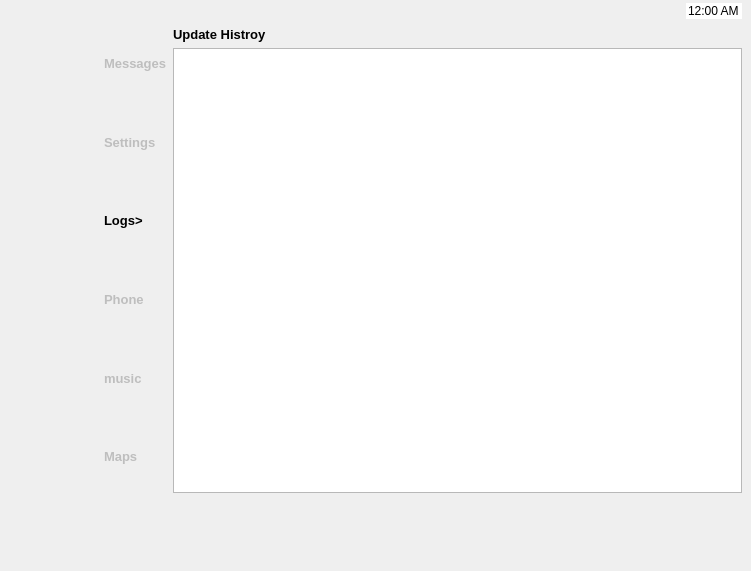
    <widget class="QWidget" name="page_3">
     <widget class="QWidget" name="layoutWidget">
      <property name="geometry">
       <rect>
        <x>11</x>
        <y>1</y>
        <width>731</width>
        <height>492</height>
       </rect>
      </property>
      <layout class="QVBoxLayout" name="verticalLayout">
       <item>
        <layout class="QHBoxLayout" name="horizontalLayout_11">
         <item>
          <widget class="QPushButton" name="pushButton_32">
           <property name="styleSheet">
            <string notr="true">background-color: transparent;
background: none;
border: none;
background-repeat: none;</string>
           </property>
           <property name="text">
            <string/>
           </property>
           <property name="icon">
            <iconset resource="Resource.qrc">
             <normaloff>:/rec/img/low-battery-5-474981.png</normaloff>:/rec/img/low-battery-5-474981.png</iconset>
           </property>
           <property name="iconSize">
            <size>
             <width>30</width>
             <height>30</height>
            </size>
           </property>
          </widget>
         </item>
         <item>
          <spacer name="horizontalSpacer_3">
           <property name="orientation">
            <enum>Qt::Horizontal</enum>
           </property>
           <property name="sizeHint" stdset="0">
            <size>
             <width>28</width>
             <height>20</height>
            </size>
           </property>
          </spacer>
         </item>
         <item>
          <widget class="QPushButton" name="pushButton_33">
           <property name="styleSheet">
            <string notr="true">background-color: transparent;
background: none;
border: none;
background-repeat: none;</string>
           </property>
           <property name="text">
            <string/>
           </property>
           <property name="icon">
            <iconset resource="Resource.qrc">
             <normaloff>:/rec/img/Wifi-tethering.png</normaloff>:/rec/img/Wifi-tethering.png</iconset>
           </property>
           <property name="iconSize">
            <size>
             <width>30</width>
             <height>30</height>
            </size>
           </property>
          </widget>
         </item>
         <item>
          <spacer name="horizontalSpacer_4">
           <property name="orientation">
            <enum>Qt::Horizontal</enum>
           </property>
           <property name="sizeHint" stdset="0">
            <size>
             <width>548</width>
             <height>20</height>
            </size>
           </property>
          </spacer>
         </item>
         <item>
          <widget class="QTimeEdit" name="timeEdit_3">
           <property name="styleSheet">
            <string notr="true">background-color: transparent;
background: none;
border: none;
background-repeat: none;</string>
           </property>
           <property name="locale">
            <locale language="English" country="UnitedStates"/>
           </property>
           <property name="wrapping">
            <bool>false</bool>
           </property>
           <property name="frame">
            <bool>false</bool>
           </property>
           <property name="readOnly">
            <bool>true</bool>
           </property>
           <property name="buttonSymbols">
            <enum>QAbstractSpinBox::NoButtons</enum>
           </property>
           <property name="accelerated">
            <bool>false</bool>
           </property>
           <property name="showGroupSeparator" stdset="0">
            <bool>false</bool>
           </property>
           <property name="displayFormat">
            <string>hh:mm AP</string>
           </property>
           <property name="calendarPopup">
            <bool>false</bool>
           </property>
          </widget>
         </item>
        </layout>
       </item>
       <item>
        <layout class="QHBoxLayout" name="horizontalLayout_9">
         <item>
          <layout class="QHBoxLayout" name="horizontalLayout_8">
           <item>
            <layout class="QVBoxLayout" name="verticalLayout_9">
             <item>
              <widget class="QPushButton" name="pushButton_29">
               <property name="enabled">
                <bool>false</bool>
               </property>
               <property name="font">
                <font>
                 <pointsize>24</pointsize>
                 <weight>75</weight>
                 <bold>true</bold>
                </font>
               </property>
               <property name="layoutDirection">
                <enum>Qt::LeftToRight</enum>
               </property>
               <property name="styleSheet">
                <string notr="true">background-color: transparent;
background: none;
border: none;
background-repeat: none;</string>
               </property>
               <property name="text">
                <string/>
               </property>
               <property name="icon">
                <iconset resource="Resource.qrc">
                 <normaloff>:/rec/img/output-onlinepngtools (1).png</normaloff>:/rec/img/output-onlinepngtools (1).png</iconset>
               </property>
               <property name="iconSize">
                <size>
                 <width>60</width>
                 <height>80</height>
                </size>
               </property>
              </widget>
             </item>
             <item>
              <widget class="QPushButton" name="pushButton_28">
               <property name="enabled">
                <bool>true</bool>
               </property>
               <property name="font">
                <font>
                 <pointsize>24</pointsize>
                 <weight>75</weight>
                 <bold>true</bold>
                </font>
               </property>
               <property name="layoutDirection">
                <enum>Qt::LeftToRight</enum>
               </property>
               <property name="styleSheet">
                <string notr="true">background-color: transparent;
background: none;
border: none;
background-repeat: none;</string>
               </property>
               <property name="text">
                <string/>
               </property>
               <property name="icon">
                <iconset resource="Resource.qrc">
                 <normaloff>:/rec/img/output-onlinepngtools (4).png</normaloff>:/rec/img/output-onlinepngtools (4).png</iconset>
               </property>
               <property name="iconSize">
                <size>
                 <width>70</width>
                 <height>70</height>
                </size>
               </property>
              </widget>
             </item>
             <item>
              <widget class="QPushButton" name="pushButton_37">
               <property name="enabled">
                <bool>true</bool>
               </property>
               <property name="font">
                <font>
                 <pointsize>24</pointsize>
                 <weight>75</weight>
                 <bold>true</bold>
                </font>
               </property>
               <property name="layoutDirection">
                <enum>Qt::LeftToRight</enum>
               </property>
               <property name="styleSheet">
                <string notr="true">background-color: transparent;
background: none;
border: none;
background-repeat: none;</string>
               </property>
               <property name="text">
                <string/>
               </property>
               <property name="icon">
                <iconset resource="Resource.qrc">
                 <normaloff>:/rec/img/log-icon.png</normaloff>:/rec/img/log-icon.png</iconset>
               </property>
               <property name="iconSize">
                <size>
                 <width>60</width>
                 <height>80</height>
                </size>
               </property>
              </widget>
             </item>
             <item>
              <widget class="QPushButton" name="pushButton_31">
               <property name="enabled">
                <bool>false</bool>
               </property>
               <property name="font">
                <font>
                 <pointsize>24</pointsize>
                 <weight>75</weight>
                 <bold>true</bold>
                </font>
               </property>
               <property name="layoutDirection">
                <enum>Qt::LeftToRight</enum>
               </property>
               <property name="styleSheet">
                <string notr="true">background-color: transparent;
background: none;
border: none;
background-repeat: none;</string>
               </property>
               <property name="text">
                <string/>
               </property>
               <property name="icon">
                <iconset resource="Resource.qrc">
                 <normaloff>:/rec/img/phone-phone-icon-png-green-clipart-48635-pinclipart-green-phone-icon-png-880_920.png</normaloff>:/rec/img/phone-phone-icon-png-green-clipart-48635-pinclipart-green-phone-icon-png-880_920.png</iconset>
               </property>
               <property name="iconSize">
                <size>
                 <width>60</width>
                 <height>60</height>
                </size>
               </property>
              </widget>
             </item>
             <item>
              <widget class="QPushButton" name="pushButton_26">
               <property name="enabled">
                <bool>false</bool>
               </property>
               <property name="font">
                <font>
                 <pointsize>24</pointsize>
                 <weight>75</weight>
                 <bold>true</bold>
                </font>
               </property>
               <property name="layoutDirection">
                <enum>Qt::LeftToRight</enum>
               </property>
               <property name="styleSheet">
                <string notr="true">background-color: transparent;
background: none;
border: none;
background-repeat: none;</string>
               </property>
               <property name="text">
                <string/>
               </property>
               <property name="icon">
                <iconset resource="Resource.qrc">
                 <normaloff>:/rec/img/418-4189731_apple-music-icon-square-spotify-apple-music-soundcloud.png</normaloff>:/rec/img/418-4189731_apple-music-icon-square-spotify-apple-music-soundcloud.png</iconset>
               </property>
               <property name="iconSize">
                <size>
                 <width>60</width>
                 <height>60</height>
                </size>
               </property>
              </widget>
             </item>
             <item>
              <widget class="QPushButton" name="pushButton_30">
               <property name="enabled">
                <bool>false</bool>
               </property>
               <property name="font">
                <font>
                 <pointsize>24</pointsize>
                 <weight>75</weight>
                 <bold>true</bold>
                </font>
               </property>
               <property name="layoutDirection">
                <enum>Qt::LeftToRight</enum>
               </property>
               <property name="styleSheet">
                <string notr="true">background-color: transparent;
background: none;
border: none;
background-repeat: none;</string>
               </property>
               <property name="text">
                <string/>
               </property>
               <property name="icon">
                <iconset resource="Resource.qrc">
                 <normaloff>:/rec/img/d3d7ab80bb88809f72e458a1d8aee02c.png</normaloff>:/rec/img/d3d7ab80bb88809f72e458a1d8aee02c.png</iconset>
               </property>
               <property name="iconSize">
                <size>
                 <width>60</width>
                 <height>60</height>
                </size>
               </property>
              </widget>
             </item>
            </layout>
           </item>
           <item>
            <layout class="QVBoxLayout" name="verticalLayout_10">
             <item>
              <widget class="QLabel" name="label_18">
               <property name="enabled">
                <bool>false</bool>
               </property>
               <property name="font">
                <font>
                 <pointsize>10</pointsize>
                 <weight>75</weight>
                 <bold>true</bold>
                </font>
               </property>
               <property name="text">
                <string>Messages</string>
               </property>
               <property name="buddy">
                <cstring>pushButton_8</cstring>
               </property>
              </widget>
             </item>
             <item>
              <widget class="QLabel" name="label_19">
               <property name="enabled">
                <bool>false</bool>
               </property>
               <property name="font">
                <font>
                 <pointsize>10</pointsize>
                 <weight>75</weight>
                 <bold>true</bold>
                </font>
               </property>
               <property name="text">
                <string>Settings</string>
               </property>
               <property name="buddy">
                <cstring>pushButton_9</cstring>
               </property>
              </widget>
             </item>
             <item>
              <widget class="QLabel" name="label_21">
               <property name="enabled">
                <bool>true</bool>
               </property>
               <property name="font">
                <font>
                 <pointsize>10</pointsize>
                 <weight>75</weight>
                 <bold>true</bold>
                </font>
               </property>
               <property name="text">
                <string>Logs&gt;</string>
               </property>
               <property name="buddy">
                <cstring>pushButton_5</cstring>
               </property>
              </widget>
             </item>
             <item>
              <widget class="QLabel" name="label_20">
               <property name="enabled">
                <bool>false</bool>
               </property>
               <property name="font">
                <font>
                 <pointsize>10</pointsize>
                 <weight>75</weight>
                 <bold>true</bold>
                </font>
               </property>
               <property name="text">
                <string>Phone</string>
               </property>
               <property name="buddy">
                <cstring>pushButton_5</cstring>
               </property>
              </widget>
             </item>
             <item>
              <widget class="QLabel" name="label_22">
               <property name="enabled">
                <bool>false</bool>
               </property>
               <property name="font">
                <font>
                 <pointsize>10</pointsize>
                 <weight>75</weight>
                 <bold>true</bold>
                </font>
               </property>
               <property name="text">
                <string>music</string>
               </property>
               <property name="buddy">
                <cstring>pushButton_6</cstring>
               </property>
              </widget>
             </item>
             <item>
              <widget class="QLabel" name="label_23">
               <property name="enabled">
                <bool>false</bool>
               </property>
               <property name="font">
                <font>
                 <pointsize>10</pointsize>
                 <weight>75</weight>
                 <bold>true</bold>
                </font>
               </property>
               <property name="text">
                <string>Maps</string>
               </property>
               <property name="buddy">
                <cstring>pushButton_7</cstring>
               </property>
              </widget>
             </item>
            </layout>
           </item>
          </layout>
         </item>
         <item>
          <layout class="QVBoxLayout" name="verticalLayout_11">
           <item>
            <widget class="QLabel" name="label_24">
             <property name="font">
              <font>
               <pointsize>10</pointsize>
               <weight>75</weight>
               <bold>true</bold>
              </font>
             </property>
             <property name="text">
              <string>Update Histroy</string>
             </property>
            </widget>
           </item>
           <item>
            <widget class="QTextEdit" name="textEdit">
             <property name="font">
              <font>
               <pointsize>9</pointsize>
              </font>
             </property>
             <property name="html">
              <string>&lt;!DOCTYPE HTML PUBLIC &quot;-//W3C//DTD HTML 4.0//EN&quot; &quot;http://www.w3.org/TR/REC-html40/strict.dtd&quot;&gt;
&lt;html&gt;&lt;head&gt;&lt;meta name=&quot;qrichtext&quot; content=&quot;1&quot; /&gt;&lt;style type=&quot;text/css&quot;&gt;
p, li { white-space: pre-wrap; }
&lt;/style&gt;&lt;/head&gt;&lt;body style=&quot; font-family:'Ubuntu'; font-size:9pt; font-weight:400; font-style:normal;&quot;&gt;
&lt;p style=&quot; margin-top:12px; margin-bottom:12px; margin-left:0px; margin-right:0px; -qt-block-indent:0; text-indent:0px;&quot;&gt;&lt;span style=&quot; font-family:'MS Shell Dlg 2';&quot;&gt;&lt;br /&gt;&lt;/span&gt;&lt;/p&gt;&lt;/body&gt;&lt;/html&gt;</string>
             </property>
            </widget>
           </item>
          </layout>
         </item>
        </layout>
       </item>
      </layout>
     </widget>
     <widget class="QWidget" name="layoutWidget">
      <property name="geometry">
       <rect>
        <x>10</x>
        <y>510</y>
        <width>731</width>
        <height>52</height>
       </rect>
      </property>
      <layout class="QHBoxLayout" name="horizontalLayout_7">
       <item>
        <widget class="QPushButton" name="pushButton_36">
         <property name="styleSheet">
          <string notr="true">background-color: transparent;
background: none;
border: none;
background-repeat: none;</string>
         </property>
         <property name="text">
          <string/>
         </property>
         <property name="icon">
          <iconset resource="Resource.qrc">
           <normaloff>:/rec/img/93634.png</normaloff>:/rec/img/93634.png</iconset>
         </property>
         <property name="iconSize">
          <size>
           <width>50</width>
           <height>50</height>
          </size>
         </property>
        </widget>
       </item>
       <item>
        <widget class="QPushButton" name="pushButton_35">
         <property name="styleSheet">
          <string notr="true">background-color: transparent;
border-image: url(:off.png);
background: none;
border: none;
background-repeat: none;</string>
         </property>
         <property name="text">
          <string/>
         </property>
         <property name="icon">
          <iconset resource="Resource.qrc">
           <normaloff>:/rec/img/110025_turn-on_512x512.png</normaloff>:/rec/img/110025_turn-on_512x512.png</iconset>
         </property>
         <property name="iconSize">
          <size>
           <width>50</width>
           <height>50</height>
          </size>
         </property>
        </widget>
       </item>
       <item>
        <widget class="QPushButton" name="pushButton_34">
         <property name="styleSheet">
          <string notr="true">background-color: transparent;
background: none;
border: none;
background-repeat: none;</string>
         </property>
         <property name="text">
          <string/>
         </property>
         <property name="icon">
          <iconset resource="Resource.qrc">
           <normaloff>:/rec/img/png-clipart-metrostation-black-home-icon-thumbnail.png</normaloff>:/rec/img/png-clipart-metrostation-black-home-icon-thumbnail.png</iconset>
         </property>
         <property name="iconSize">
          <size>
           <width>70</width>
           <height>50</height>
          </size>
         </property>
        </widget>
       </item>
      </layout>
     </widget>
    </widget>
